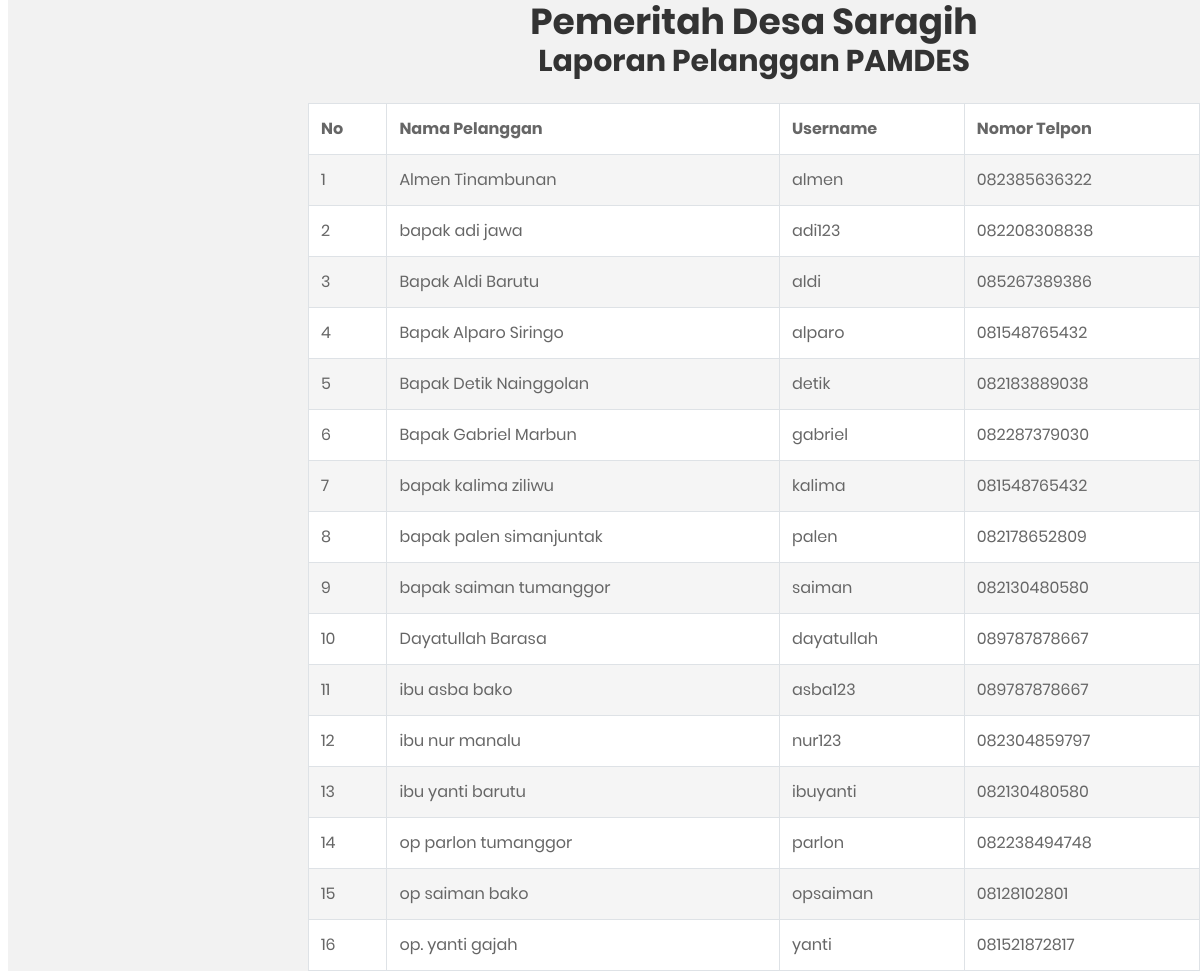
/index.php/admin/laporan_pelanggan, run on the app's committed database.
### tables this page shows
CREATE TABLE `tb_pelanggan` (
  `id_pelanggan` int(11) NOT NULL,
  `nama_pelanggan` varchar(100) NOT NULL,
  `id_ktp` varchar(20) NOT NULL,
  `no_hp` varchar(13) NOT NULL,
  `desa` varchar(30) NOT NULL,
  `kode_pos` varchar(10) NOT NULL,
  `alamat_pemasangan` text NOT NULL,
  `email` varchar(30) NOT NULL,
  `kondisi_bangunan` varchar(30) NOT NULL,
  `luas_bangunan` varchar(10) NOT NULL,
  `jumlah_penghuni` varchar(10) NOT NULL,
  `username` varchar(50) NOT NULL,
  `password` varchar(50) NOT NULL,
  `status` varchar(12) NOT NULL
);

### application/controllers/admin/laporan_pelanggan.php (called while the page is built, shortened)
<?php
class Laporan_pelanggan extends CI_Controller  {
	public function index()
	{
		$data['pelanggan'] = $this->db->query("SELECT * FROM tb_pelanggan  ORDER BY nama_pelanggan ASC ")->result();
		$this->load->view('templates_admin/header');
		$this->load->view('admin/laporan_pelanggan', $data);
		$this->load->view('templates_admin/footer');
	}
}

### index.php (called while the page is built, shortened)
<?php
require_once BASEPATH.'core/CodeIgniter.php';

### application/views/admin/laporan_pelanggan.php (the view, shortened to what this page needs)
<!DOCTYPE html>
<html>
<head>
</head>
 <div class="page-container2 ml-2">
<body>
<center><h1>Pemeritah Desa Saragih</h1>
<h2>Laporan Pelanggan PAMDES</h2></center>
<table class="table table-bordered table-striped mt-4">
	<tr>
		<th>No</th>
		<th>Nama Pelanggan</th>
		<th>Username</th>
		<th>Nomor Telpon</th>
	</tr>
	<?php $no=1; foreach($pelanggan as $pmk) : ?>
	<tr>
		<td><?php echo $no++ ?></td>
		<td><?php echo $pmk->nama_pelanggan ?></td>
		<td><?php echo $pmk->username ?></td>
		<td><?php echo $pmk->no_hp ?></td>
	</tr>
<?php endforeach; ?>
</table>
</body>
</div>
</html>

### application/views/templates_admin/header.php (shortened to what this page needs)
<!DOCTYPE html>
<html lang="en">
<head>
    <link href="<?php echo base_url() ?>assets/css/font-face.css" rel="stylesheet" media="all">
    <link href="<?php echo base_url() ?>assets/vendor/font-awesome-4.7/css/font-awesome.min.css" rel="stylesheet" media="all">
    <link href="<?php echo base_url() ?>assets/vendor/font-awesome-5/css/fontawesome-all.min.css" rel="stylesheet" media="all">
    <link href="<?php echo base_url() ?>assets/vendor/mdi-font/css/material-design-iconic-font.min.css" rel="stylesheet" media="all">
    <link href="<?php echo base_url() ?>assets/vendor/bootstrap-4.1/bootstrap.min.css" rel="stylesheet" media="all">
    <link href="<?php echo base_url() ?>assets/vendor/animsition/animsition.min.css" rel="stylesheet" media="all">
    <link href="<?php echo base_url() ?>assets/vendor/bootstrap-progressbar/bootstrap-progressbar-3.3.4.min.css" rel="stylesheet" media="all">
    <link href="<?php echo base_url() ?>assets/vendor/wow/animate.css" rel="stylesheet" media="all">
    <link href="<?php echo base_url() ?>assets/vendor/css-hamburgers/hamburgers.min.css" rel="stylesheet" media="all">
    <link href="<?php echo base_url() ?>assets/vendor/slick/slick.css" rel="stylesheet" media="all">
    <link href="<?php echo base_url() ?>assets/vendor/select2/select2.min.css" rel="stylesheet" media="all">
    <link href="<?php echo base_url() ?>assets/vendor/perfect-scrollbar/perfect-scrollbar.css" rel="stylesheet" media="all">
    <link href="<?php echo base_url() ?>assets/vendor/vector-map/jqvmap.min.css" rel="stylesheet" media="all">
    <link href="<?php echo base_url() ?>assets/css/theme.css" rel="stylesheet" media="all">
</head>
</body>
</html>

### application/views/templates_admin/footer.php (shortened to what this page needs)
</body>
</html>

### data on the page
tb_pelanggan: nama_pelanggan "Almen Tinambunan", username "almen", no_hp "082385636322"
tb_pelanggan: nama_pelanggan "bapak adi jawa", username "adi123", no_hp "082208308838"
tb_pelanggan: nama_pelanggan "Bapak Aldi Barutu", username "aldi", no_hp "085267389386"
tb_pelanggan: nama_pelanggan "Bapak Alparo Siringo", username "alparo", no_hp "081548765432"
tb_pelanggan: nama_pelanggan "Bapak Detik Nainggolan", username "detik", no_hp "082183889038"
tb_pelanggan: nama_pelanggan "Bapak Gabriel Marbun", username "gabriel", no_hp "082287379030"
tb_pelanggan: nama_pelanggan "bapak kalima ziliwu", username "kalima", no_hp "081548765432"
tb_pelanggan: nama_pelanggan "bapak palen simanjuntak", username "palen", no_hp "082178652809"
tb_pelanggan: nama_pelanggan "bapak saiman tumanggor", username "saiman", no_hp "082130480580"
tb_pelanggan: nama_pelanggan "Dayatullah Barasa", username "dayatullah", no_hp "089787878667"
tb_pelanggan: nama_pelanggan "ibu asba bako", username "asba123", no_hp "089787878667"
tb_pelanggan: nama_pelanggan "ibu nur manalu", username "nur123", no_hp "082304859797"
tb_pelanggan: nama_pelanggan "ibu yanti barutu", username "ibuyanti", no_hp "082130480580"
tb_pelanggan: nama_pelanggan "op parlon tumanggor", username "parlon", no_hp "082238494748"
tb_pelanggan: nama_pelanggan "op saiman bako", username "opsaiman", no_hp "08128102801"
tb_pelanggan: nama_pelanggan "op. yanti gajah", username "yanti", no_hp "081521872817"
